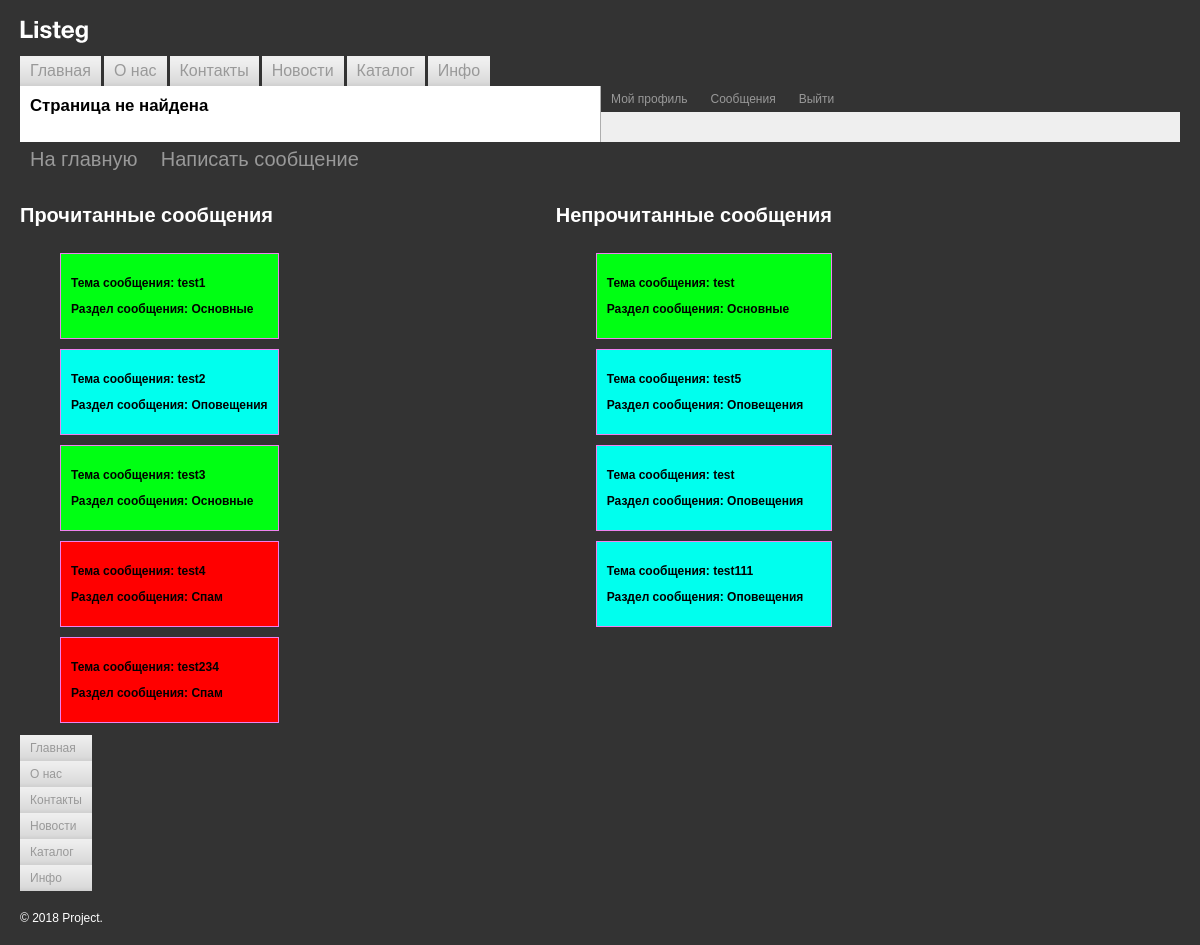
The app's page /posts/index.php (signed in) with its own data.
### tables this page shows
CREATE TABLE `messages` (
  `id` int NOT NULL AUTO_INCREMENT,
  `title` varchar(45) DEFAULT NULL,
  `text` text,
  `date` timestamp NOT NULL DEFAULT CURRENT_TIMESTAMP,
  `sender` int NOT NULL,
  `recepient` int NOT NULL,
  `section_id` int DEFAULT NULL,
  `read` tinyint(1) NOT NULL DEFAULT '0',
  PRIMARY KEY (`id`),
  UNIQUE KEY `id_UNIQUE` (`id`),
  KEY `c_secstion_id_idx` (`section_id`) /*!80000 INVISIBLE */,
  KEY `c_sender` (`sender`),
  KEY `c_recepient_idx` (`recepient`),
  CONSTRAINT `c_recepient` FOREIGN KEY (`recepient`) REFERENCES `users` (`id`),
  CONSTRAINT `c_section_id` FOREIGN KEY (`section_id`) REFERENCES `sections` (`id`),
  CONSTRAINT `c_sender` FOREIGN KEY (`sender`) REFERENCES `users` (`id`)
);

CREATE TABLE `sections` (
  `id` int NOT NULL AUTO_INCREMENT,
  `name` varchar(45) DEFAULT NULL,
  `subsection` varchar(45) DEFAULT NULL,
  `created_by` int DEFAULT NULL,
  `created_at` timestamp NOT NULL DEFAULT CURRENT_TIMESTAMP,
  `color_id` int DEFAULT NULL,
  PRIMARY KEY (`id`),
  UNIQUE KEY `id_UNIQUE` (`id`),
  KEY `c_color_id_idx` (`color_id`),
  KEY `c_created_by` (`created_by`),
  CONSTRAINT `c_color_id` FOREIGN KEY (`color_id`) REFERENCES `colors` (`id`) ON DELETE CASCADE ON UPDATE CASCADE,
  CONSTRAINT `c_created_by` FOREIGN KEY (`created_by`) REFERENCES `users` (`id`)
);

### data/menu.php (called while the page is built)
<?php
$menu = [
    [
        'title' => 'Главная',
        'path' => '/',
        'sort' => 1,
     ],
     [
        'title' => 'О нас',
        'path' => '/route/about/',
        'sort' => 2,
     ],
     [
        'title' => 'Контакты',
        'path' => '/route/contacts/',
        'sort' => 3,
     ],
     [
        'title' => 'Новости',
        'path' => '/route/news/',
        'sort' => 4,
     ],
     [
        'title' => 'Каталог',
        'path' => '/route/catalog/',
        'sort' => 5,
     ],
     [
        'title' => 'Инфо',
        'path' => '/route/info/',
        'sort' => 6,
     ],
];

### include/main_menu.php (called while the page is built, shortened)
<?php
require($_SERVER['DOCUMENT_ROOT'] . '/data/menu.php');
function cutString($line, $length = 12, $appends = '...'): string
{
   return  mb_strimwidth($line, 0, $length, $appends);
}
function arraySort(array $array, $key = 'title', $sort = SORT_ASC): array
{
   foreach ($array as $index => $item) {
      $menuItem[$index] = $item[$key];
   }
   array_multisort($menuItem, $sort, $array);
   return $array;
}
function isCurrentUrl($url){
   return parse_url($_SERVER['REQUEST_URI'], PHP_URL_PATH) == $url;
}
function pageTitle($array) {
   for ($i = 0; $i < count($array) ; $i++) {
      if (isCurrentUrl($array[$i]['path'])) {
         return $title = $array[$i]['title'];
      }
   }
   return 'Страница не найдена';
}
function showMenu($array, $class='main-menu') {
   $array = arraySort($array, 'sort');
   include($_SERVER['DOCUMENT_ROOT'] . '/templates/menu.php');
}

### include/connection.php (called while the page is built)
<?php
function getConnection() {
    $host = 'localhost';
    $user = 'root';
    $password = 'root';
    $dbname = 'task_manager';
    static $db;
    if (empty($db)) {
        $db = mysqli_connect($host, $user, $password, $dbname) or die('Ошибка соединения');
    }
    return $db;
}

### include/messages.php (called while the page is built, shortened)
<?php
function getUserByLogin() {
    $login = $_COOKIE['login'];
    $result = mysqli_query(
        getConnection(),
        "SELECT  u.name, g.id FROM `users` AS u
        LEFT JOIN `group_user` AS gu ON u.id = gu.user_id
        LEFT JOIN `groups` AS g ON gu.group_id = g.id
        WHERE u.login = '$login'"
    );
    $profile = mysqli_fetch_assoc($result);
    return $profile;
}
function status($array) {
    return $array['id'];
}
function getAllMessage($messageStatus = 1) {
    $getMessage = mysqli_query(
    getConnection(),
        "SELECT m.*, s.name, s.subsection, colors.name AS color, colors.hex FROM messages AS m
        LEFT JOIN sections AS s ON m.section_id = s.id
        LEFT JOIN colors ON s.color_id = colors.id"
    );
    $messages = mysqli_fetch_all($getMessage, MYSQLI_ASSOC);
    $messageList = [];
    foreach ($messages as $message) {
        if ($message['read'] == $messageStatus){
            $messageList[] = $message;
        }
    }
    return $messageList;
}
function showMessage($array) {
    include($_SERVER['DOCUMENT_ROOT'] . '/templates/messagesList.php');
}

### templates/messagesList.php (the view)
<ul class="messages-list">
    <?php if (empty($array)) : ?>
    <p>Нет сообщений</p>
    <?php else : ?>
    <?php foreach ($array as $listItem) : ?>
    <li>
        <a href="/posts/message.php?id=<?= $listItem['id'] ?>" class="messages-link" style="background-color: <?= $listItem['hex'] ?>">
            <p class="message-title">Тема сообщения: <?= $listItem['title'] ?></p>
            <p class="message-section">Раздел сообщения: <?= $listItem['name'] ?></p>
        </a>
    </li>
    <?php endforeach ?>
    <?php endif ?>
</ul>

### templates/header.php (shortened to what this page needs)
<?php
require($_SERVER['DOCUMENT_ROOT'] . '/include/main_menu.php');
?>
<!DOCTYPE html>
<html lang="ru">
<head>
    <link href="/styles/styles.css" rel="stylesheet">
</head>
<body>
    <div class="header">
    	<div class="logo"><img src="/i/logo.png" width="68" height="23" alt="Project"></div>
        <div class="clearfix"></div>
    </div>
    <div class="clear">
        <?= showMenu($menu) ?>
    </div>
    <table width="100%" border="0" cellspacing="0" cellpadding="0">
        <td   td class="left-collum-index">
            <h1><?= pageTitle($menu) ?></h1>
	    </td>
        <?php include($_SERVER['DOCUMENT_ROOT'] . '/templates/rightSide.php'); ?>
    </table>

### templates/menu.php
<ul class="<?= $class ?>">
    <?php foreach ($array as $menuItem) : ?>
    <li>
        <a href="<?php if (empty($_SESSION)) : ?>
                /?login=yes
                <?php else : ?>
                <?= $menuItem['path'] ?>
                <?php endif ?>"
        class="<?= active($menuItem) ?>"> <?= cutString($menuItem['title']) ?></a>
    </li>
    <?php endforeach ?>
</ul>

### templates/rightSide.php (shortened to what this page needs)
<td class="right-collum-index">
	<div class="project-folders-menu">
		<ul class="project-folders-v">
        <?php if (empty($_SESSION)) : ?>
			<li class="project-folders-v-active">
			<a href="/?login=yes">Авторизация</a>
			</li>
			<li><a href="#">Регистрация</a></li>
			<li><a href="#">Забыли пароль?</a></li>
            <?php else : ?>
			<li><a href="/?profile">Мой профиль</a></li>
			<li><a href="/posts">Сообщения</a></li>
			<li><a href="/?login=no">Выйти</a></li>
			<?php endif ?>
		</ul>
	    <div class="clearfix"></div>
	</div>
	<div class="index-auth">
	</div>
</td>

### posts/index.php
<?php
require($_SERVER['DOCUMENT_ROOT'] . '/templates/header.php');
require($_SERVER['DOCUMENT_ROOT'] . '/include/messages.php');
?>
<a href="/" class="link">На главную</a>
<a href="/posts/add.php" class="link">Написать сообщение</a>
<?php if (status(getUserByLogin()) !== '3') : ?>
<h3>Вы сможете отправлять сообщения после прохождения
модерации</h3>
<?php else : ?>
    <div class="messages">
<div class="read">
<h4>Прочитанные сообщения</h4>
    <?= showMessage(getAllMessage()) ?>
</div>
<div class="unread">
<h4>Непрочитанные сообщения</h4>
    <?= showMessage(getAllMessage(0)) ?>
</div>
</div>
<?php endif ?>
<?php
require($_SERVER['DOCUMENT_ROOT'] . '/templates/footer.php');
?>

### templates/footer.php
<div class="clearfix">
    <?= showMenu(arraySort($menu, 'title', SORT_DESC), "main-menu bottom") ?>
</div>
<div class="footer">&copy;&nbsp;<nobr>2018</nobr> Project.</div>
</body>
</html>

### styles/styles.css (style rules this page uses)
body { background: #333333; padding: 20px; margin: 0; color: #000000; font-family: Arial, Helvetica, sans-serif; font-size: 12px; }
div { border: none; font-size: 1em; }
tr td { font-size: 1em; border: none; }
img { border: none; }
a { text-decoration: underline; color: #333; }
.header { padding: 0; margin: 0 0 10px 0; border: none; }
.logo { float: left; margin: 0 10px 0 0; padding: 0; border: none; }
.logo img { border: none; }
.main-menu { margin: 0; padding: 0; clear: both; font-size: 16px; }
.main-menu li { list-style: none; float: left; background: url(i/top-menu-bg.gif) bottom repeat-x #efefef; margin: 0 3px 0 0; padding: 0; }
.main-menu.bottom { float: left; font-size: 12px; }
.main-menu.bottom li { float: none; display: block; }
.main-menu li a { padding: 6px 10px; text-decoration: none; display: block; color: #999999; }
.clearfix::after { content: ""; display: table; clear: both; }
.left-collum-index { background: #ffffff; margin: 0; padding: 10px; width: 50%; vertical-align: top; }
.left-collum-index h1 { font-size: 1.4em; color: #000000; margin: 0 0 10px 0; }
.right-collum-index { background: #efefef; margin: 0; padding: 0; width: 50%; border-left: solid 1px #aeaeae; vertical-align: top; }
.footer { color: #ffffff; margin: 20px 0 0 0; padding: 0; }
.project-folders-menu { background: #333333; margin: 0 0 10px 0; padding: 0 10px 0 0; }
.project-folders-v { margin: 0; padding: 0; }
.project-folders-v li { list-style: none; float: left; background: #333333; margin: 0 3px 0 0; padding: 0; }
.project-folders-v li a { padding: 6px 10px; text-decoration: none; display: block; color: #999999; }
.index-auth { margin: 0; padding: 10px; }
.messages { display: flex; justify-content: space-between; width: 70%; }
.link { padding: 6px 10px; text-decoration: none; display: inline-block; color: #999999; font-size: 20px; }
h4 { font-size: 20px; color: #ffffff; }
.messages-list { list-style-type: none; color: #ffffff; }
.messages-link { color: #000; text-decoration: none; display: block; border: 1px solid violet; padding: 10px; margin-bottom: 10px; font-weight: 600; }

### records on screen
messages: title "test1", section.name "Основные"
messages: title "test2", section.name "Оповещения"
messages: title "test3", section.name "Основные"
messages: title "test4", section.name "Спам"
messages: title "test234", section.name "Спам"
messages: title "test", section.name "Основные"
messages: title "test5", section.name "Оповещения"
messages: title "test", section.name "Оповещения"
messages: title "test111", section.name "Оповещения"

### other values on screen
cutString($menuItem['title']) "Главная"
cutString($menuItem['title']) "О нас"
cutString($menuItem['title']) "Контакты"
cutString($menuItem['title']) "Новости"
cutString($menuItem['title']) "Каталог"
cutString($menuItem['title']) "Инфо"
pageTitle($menu) "Страница не найдена"
